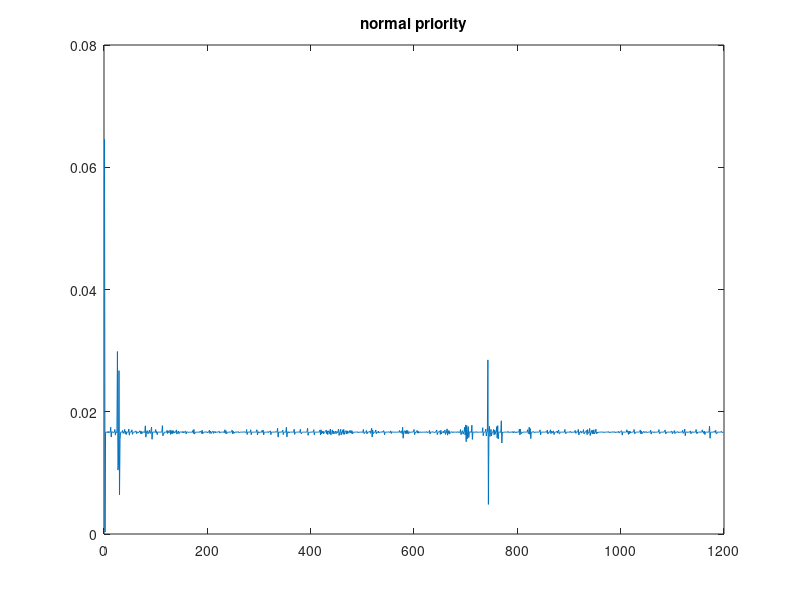
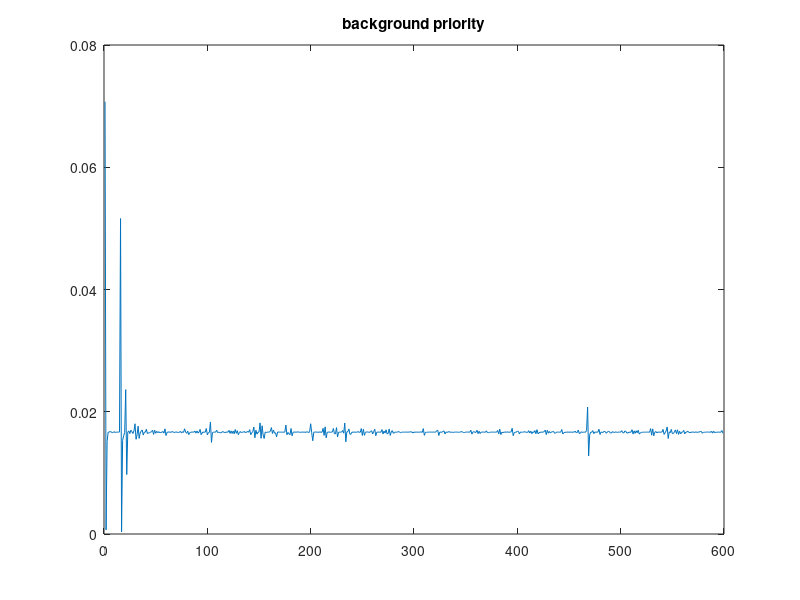
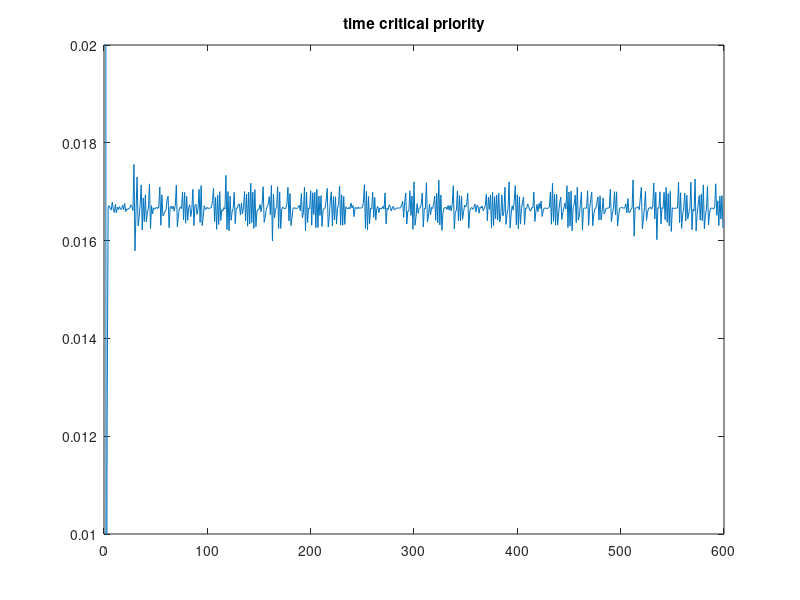
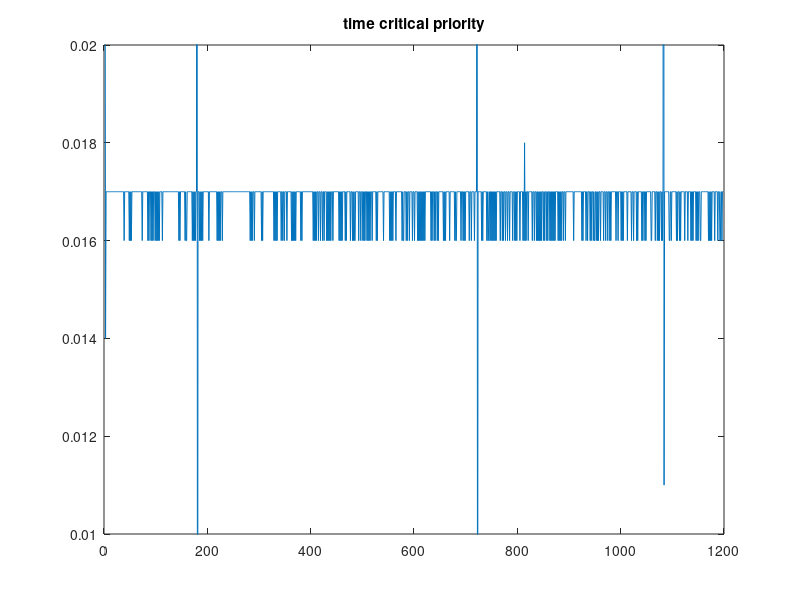

These charts were generated, in order, by the following MATLAB code:
clear
clc
close all

%%

load('Latency_normal.mat')

latency_norm = latency;
figure;
plot(diff(latency_norm));

title('normal priority')
ylim([0 0.08])
%%

load('Latency_background.mat')

latency_back = latency;
figure;
plot(diff(latency_back));

title('background priority')
ylim([0 0.08])
%%

load('Latency_TC.mat')

latency_tc = latency;
figure;
plot(diff(latency_tc));

title('time critical priority')
ylim([0.01 0.02])

%%
load('Latency_TC3.mat')

latency_tc = latency;
figure;
plot(round(diff(latency_tc)*1000)/1000);

title('time critical priority')
ylim([0.01 0.02])
